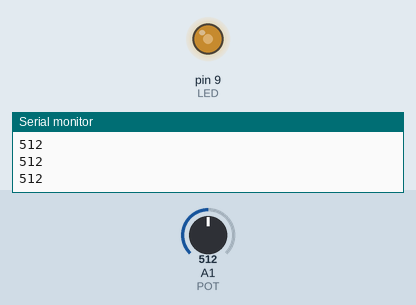
The sketch below on a simulated Arduino Uno, built with avr-gcc and run on an emulated ATmega328P. On the bench: output pins drawn as LEDs (lit = HIGH), the last lines printed to the serial monitor. Inputs (shaded band) come from the test bench; at power-on: A1 (POT) = 512.

Above: at 1.2 s.
1.3 s: A1 (POT) set to 716
At 2.2 s:
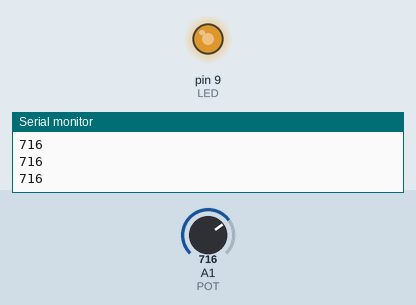
2.8 s: A1 (POT) set to 900
At 3.5 s:
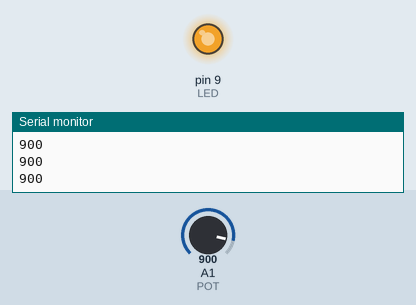
4.3 s: A1 (POT) set to 122
At 5.7 s:
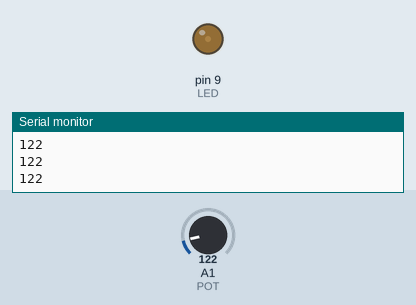
Timing chart, 0 to 7.3 s (numbered marks = the images above; inputs shaded):
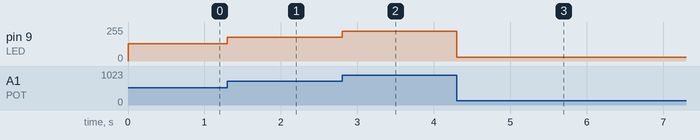

The sketch:

controleDeIntensidade.ino
```cpp
// C++ code
//

static int LED = 9;

static int POT = A1;

static int valor = 0;

void setup()
{
  pinMode(LED, OUTPUT);
  Serial.begin(9600);
}

void loop()
{

  valor = analogRead(POT);

  if(valor > 0) {
    analogWrite(LED, (valor/4));
    Serial.println(valor);
  }
}
```

Measured:
- after the input at 1.3 s, pin 9 (LED): 128/255 → 179/255 at once
- after the input at 2.8 s, pin 9 (LED): 179/255 → 225/255 at once
- after the input at 4.3 s, pin 9 (LED): 225/255 → 30/255 at once
